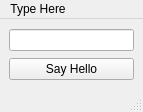
<?xml version="1.0" encoding="UTF-8"?>
<ui version="4.0">
 <class>MainWindow</class>
 <widget class="QMainWindow" name="MainWindow">
  <property name="geometry">
   <rect>
    <x>0</x>
    <y>0</y>
    <width>143</width>
    <height>112</height>
   </rect>
  </property>
  <property name="windowTitle">
   <string>Sample App</string>
  </property>
  <widget class="QWidget" name="centralwidget">
   <layout class="QVBoxLayout" name="verticalLayout">
    <item>
     <widget class="QLineEdit" name="userNameInput"/>
    </item>
    <item>
     <widget class="QPushButton" name="pushButton">
      <property name="text">
       <string>Say Hello</string>
      </property>
     </widget>
    </item>
   </layout>
  </widget>
  <widget class="QMenuBar" name="menubar">
   <property name="geometry">
    <rect>
     <x>0</x>
     <y>0</y>
     <width>143</width>
     <height>20</height>
    </rect>
   </property>
   <widget class="QMenu" name="menuType_Here">
    <property name="title">
     <string>Type Here</string>
    </property>
   </widget>
   <addaction name="menuType_Here"/>
  </widget>
  <widget class="QStatusBar" name="statusbar"/>
 </widget>
 <resources/>
 <connections/>
</ui>
